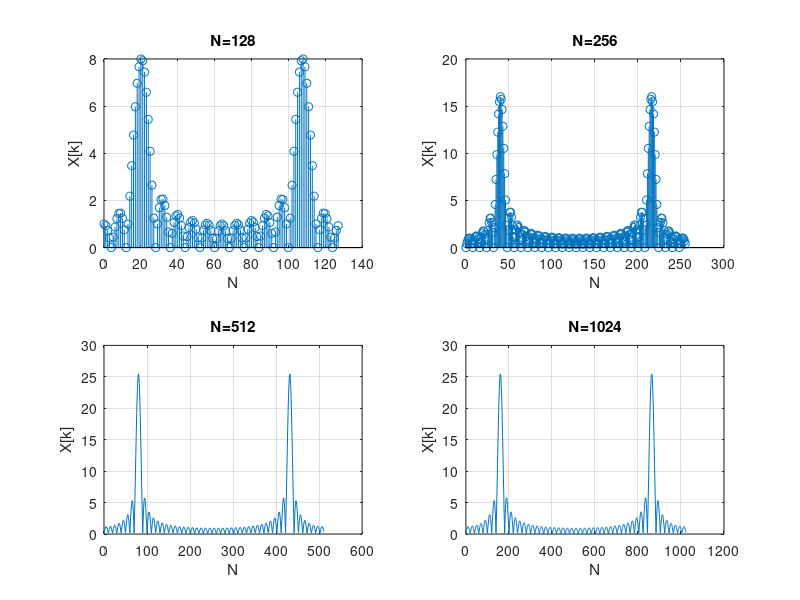

Write MATLAB code to recreate this figure. (Note: this script raises an error after producing the figure.)
n=0:50;
w=0:0.01:2*pi;
N0 = 1;
L1=16;
L2=32;
L3=64;
L4=128;
fs=64;
f0=10;
wn1= (0<=n) & (n<=L1-1);
wn2= (0<=n) & (n<=L2-1);
wn3= (0<=n) & (n<=L3-1);
wn4= (0<=n) & (n<=L4-1);
pn=cos((2*pi*f0*n)/fs);

xn1= pn .* wn1;
xn2= pn .* wn2;
xn3= pn .* wn3;
xn4= pn .* wn4;

Y1=fft(xn1,128);
Y2=fft(xn2,256);
Y3=fft(xn3,512);
Y4=fft(xn4,1024);

n1=0:127;
n2=0:255;
n3=0:511;
n4=0:1023;

figure;

%-------------------------N=128---------------------------------
subplot(2,2,1);
stem(n1,abs(Y1));
title("N=128");
xlabel("N");
ylabel("X[k]");
grid on;

%-------------------------N=256---------------------------------
subplot(2,2,2);
stem(n2,abs(Y2));
title("N=256");
xlabel("N");
ylabel("X[k]");
grid on;

%-------------------------N=512---------------------------------
subplot(2,2,3);
plot(n3,abs(Y3));
title("N=512");
xlabel("N");
ylabel("X[k]");
grid on;

%-------------------------N=1024---------------------------------
subplot(2,2,4);
plot(n4,abs(Y4));
title("N=1024");
xlabel("N");
ylabel("X[k]");
grid on;
sgtitle("FFT");
